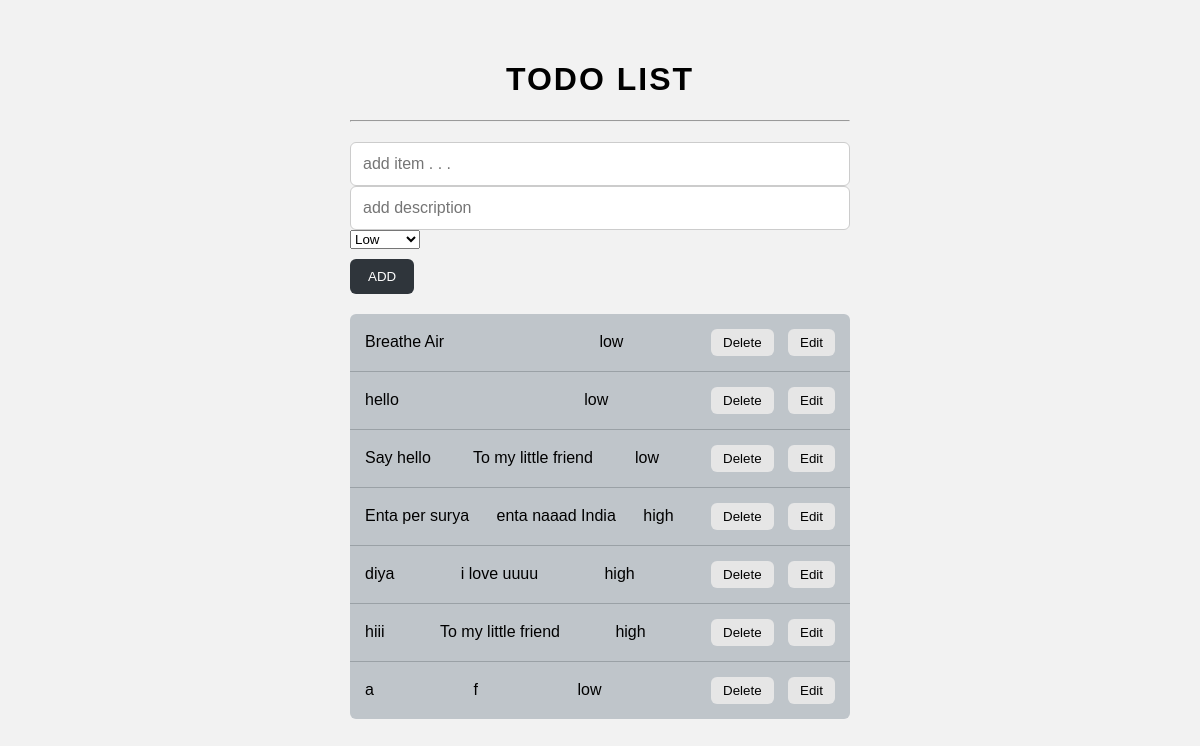
The page / on the database its author committed.
### todolistapp/models.py (models this page shows)
class Task(models.Model):
    name=models.CharField(max_length=100)
    description=models.CharField(blank=True)
    priority=models.CharField(max_length=10, default='low')

### todolistapp/views.py (the view)
# urls.py: path('', views.index, name='index'),
def index(request):
    task=Task.objects.all()
    if request.method=='POST':
        a= request.POST.get('item')
        b= request.POST.get('description')
        c=request.POST.get('priority')
        Task.objects.create(name=a, description=b, priority=c)
        return redirect('index')
    return render(request, 'index.html',{'task':task})

### todolistapp/templates/index.html (shortened to what this page needs)
<!DOCTYPE html>
<html lang="en">
<head>
</head>
<body>
<div class="container">
    <h1>TODO LIST</h1>
    <hr>
    <form action="#" method="POST">
        <input type="text" placeholder="add item . . ." name="item">
        <input type="text" placeholder="add description" name="description">
        <select name="priority">
            <option value="low">Low</option>
        </select><br>
        <button type="submit" class="add-btn">ADD</button>
    </form>
    <div class="task-box">
        {% for i in  task %}
        <div class="task">
            <span>{{ i.name }}</span>
            <span>{{ i.description }}</span>
            <span>{{ i.priority }}</span>
            <div class="buttons">
                <button>Delete</button>
                <button>Edit</button>
            </div>
        </div>
        {% endfor %}
    </div>
</div>
</body>
</html>

### todolistapp/templates/index.html (style rules this page uses)
body { font-family: Arial, sans-serif; background-color: #f2f2f2; display: flex; justify-content: center; margin-top: 40px; }
.container { width: 500px; }
h1 { text-align: center; letter-spacing: 2px; }
hr { margin: 20px 0; }
input { width: 100%; padding: 12px; font-size: 16px; border: 1px solid #ccc; border-radius: 6px; box-sizing: border-box; }
.add-btn { margin-top: 10px; padding: 10px 18px; background-color: #2f353b; color: white; border: none; border-radius: 6px; cursor: pointer; }
.task-box { margin-top: 20px; background-color: #bfc5ca; border-radius: 6px; overflow: hidden; }
.task { display: flex; justify-content: space-between; align-items: center; padding: 15px; border-bottom: 1px solid #9aa1a6; }
.task:last-child { border-bottom: none; }
.buttons button { margin-left: 10px; padding: 6px 12px; border: none; border-radius: 6px; cursor: pointer; background-color: #e6e6e6; }

### rows shown on the page
Task: name "Breathe Air", priority "low"
Task: name "hello", priority "low"
Task: name "Say hello", description "To my little friend", priority "low"
Task: name "Enta per surya", description "enta naaad India", priority "high"
Task: name "diya", description "i love uuuu", priority "high"
Task: name "hiii", description "To my little friend", priority "high"
Task: name "a", description "f", priority "low"
